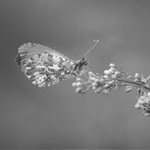
%> input picture problem set-2/img3.tif, 150 x 150 px
$ octave p2.m   (GNU Octave 9; MATLAB toolbox functions it lacks are replaced by stand-ins)
%> lines starting %> are read from the running program, lines starting %| are printed output that depends on the picture
%% P2, part 1
% image negative
clc
clear
close all
im=imread('img3.tif');
%> im is the input picture: size 150x150 uint8; min 37, max 252, mean 120.6
% function (scaled to 255 intensity)
t=255-im;
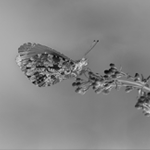
%> t: size 150x150 uint8; min 3, max 218, mean 134.4
% display
subplot(1,2,1)
imshow(im)
title('original image')
subplot(1,2,2)
imshow(t)
title('transferred image')
%% P2, part 2
clc
clear
close all
r=double(imread('img3.tif'));
%> r: size 150x150 double; min 37, max 252, mean 120.6; mean of the top-left, top-right, bottom-left and bottom-right quarters 114.9, 127, 111.5, 129.2
[m,n]=size(r);
%> m = 150; n = 150
% r,s axis (scaled to 255 intensity)
r1=51;
r2=140.25;
s1=51;
s2=140.25;
a=s1/r1;
b=0;
c=(255-s2)/(255-r2);
% function (three conditions)

for i=1:m
    for j=1:n
         if r(i,j)<r1
             s(i,j)=a*r(i,j);
         elseif r(i,j)<r2
             s(i,j)=b*(r(i,j)-r1)+s1;
         else
             s(i,j)=c*(r(i,j)-r2)+s2;
         end
    end
end
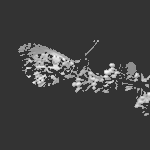
%> s: size 150x150 double; min 37, max 252, mean 63.1

% display
subplot(1,2,1)
imshow(uint8(r))
title('original image')
subplot(1,2,2)
imshow(uint8(s))
title('transferred image')
%% P2, part 3
clc
clear
close all
r=double(imread('img3.tif'));
[m,n]=size(r);
% r,s axis (scaled to 255 intensity)
r1=102;
r2=140.25;
s1=102;
s2=140.25;
a=0;
b=(s2-s1)/(r2-r1);
c=0;
% function (three conditions)

for i=1:m
    for j=1:n
         if r(i,j)<r1
             s(i,j)=a*r(i,j);
         elseif r(i,j)<r2
             s(i,j)=b*(r(i,j)-r1)+s1;
         else
             s(i,j)=c*(r(i,j)-r2)+s2;
         end
    end
end
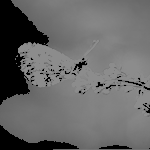
%> s: size 150x150 double; min 0, max 140.2, mean 102.4

% display
subplot(1,2,1)
imshow(uint8(r))
title('original image')
subplot(1,2,2)
imshow(uint8(s))
title('transferred image')
%% P2, part 4
clc
clear
close all
r=double(imread('img3.tif'));
[m,n]=size(r);
% r,s axis (scaled to 255 intensity)
r1=51;
r2=140.25;
s1=76.5;
a=s1/r1;
b=0;
c=(255-s1)/(255-r2);
% function (three conditions)

for i=1:m
    for j=1:n
         if r(i,j)<r1
             s(i,j)=a*r(i,j);
         elseif r(i,j)<r2
             s(i,j)=b*(r(i,j)-r1)+s1;
         else
             s(i,j)=c*(r(i,j)-r2)+s1;
         end
    end
end
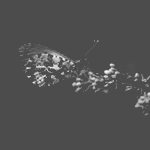
%> s: size 150x150 double; min 55.5, max 250.3, mean 81.2

% display
subplot(1,2,1)
imshow(uint8(r))
title('original image')
subplot(1,2,2)
imshow(uint8(s))
title('transferred image')
%% P2, part 5
clc
clear
close all
r=double(imread('img3.tif'));
[m,n]=size(r);
% function (three conditions)

for i=1:m
    for j=1:n
         s(i,j)=r(i,j)^0.5;
         end
end

% display
subplot(1,2,1)
imshow(uint8(r))
title('original image')
subplot(1,2,2)
imshow(uint8(s))
title('transferred image')
%% P2, part 6
clc
clear
close all
%> (the run ends here)
